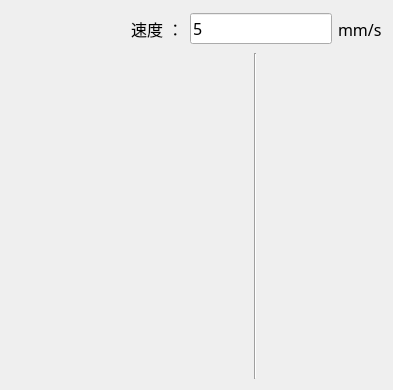
<?xml version="1.0" encoding="UTF-8"?>
<ui version="4.0">
 <class>qg_JogButton_EDClass</class>
 <widget class="QWidget" name="qg_JogButton_EDClass">
  <property name="geometry">
   <rect>
    <x>0</x>
    <y>0</y>
    <width>393</width>
    <height>390</height>
   </rect>
  </property>
  <property name="font">
   <font>
    <family>微软雅黑</family>
    <pointsize>12</pointsize>
   </font>
  </property>
  <property name="windowTitle">
   <string>qg_JogButton_ED</string>
  </property>
  <layout class="QVBoxLayout" name="verticalLayout_2" stretch="1,9">
   <item>
    <layout class="QHBoxLayout" name="horizontalLayout">
     <item>
      <spacer name="horizontalSpacer">
       <property name="orientation">
        <enum>Qt::Horizontal</enum>
       </property>
       <property name="sizeHint" stdset="0">
        <size>
         <width>40</width>
         <height>20</height>
        </size>
       </property>
      </spacer>
     </item>
     <item>
      <widget class="QLabel" name="label_2">
       <property name="text">
        <string> 速度 ：</string>
       </property>
      </widget>
     </item>
     <item>
      <widget class="QLineEdit" name="lineEdit_JogSpeed">
       <property name="text">
        <string>5</string>
       </property>
      </widget>
     </item>
     <item>
      <widget class="QLabel" name="label">
       <property name="text">
        <string>mm/s</string>
       </property>
      </widget>
     </item>
    </layout>
   </item>
   <item>
    <layout class="QHBoxLayout" name="horizontalLayout_2" stretch="2,0,1">
     <item>
      <layout class="QGridLayout" name="gridLayout">
       <item row="4" column="1">
        <spacer name="verticalSpacer_3">
         <property name="orientation">
          <enum>Qt::Vertical</enum>
         </property>
         <property name="sizeHint" stdset="0">
          <size>
           <width>20</width>
           <height>40</height>
          </size>
         </property>
        </spacer>
       </item>
       <item row="5" column="1">
        <widget class="QPushButton" name="pushButton_YDown">
         <property name="minimumSize">
          <size>
           <width>0</width>
           <height>40</height>
          </size>
         </property>
         <property name="toolTip">
          <string>Y下</string>
         </property>
         <property name="styleSheet">
          <string notr="true">QPushButton {
    border: none;
    background: transparent;
}
QPushButton:hover {
    border:1px solid #FFFFFF;
    background: rgba(127, 127, 127, 20);
}</string>
         </property>
         <property name="text">
          <string/>
         </property>
         <property name="icon">
          <iconset resource="../../imgResource.qrc">
           <normaloff>:/icons/icons8-双降-48.png</normaloff>:/icons/icons8-双降-48.png</iconset>
         </property>
         <property name="iconSize">
          <size>
           <width>36</width>
           <height>36</height>
          </size>
         </property>
        </widget>
       </item>
       <item row="1" column="1">
        <widget class="QPushButton" name="pushButton_YUp">
         <property name="minimumSize">
          <size>
           <width>0</width>
           <height>40</height>
          </size>
         </property>
         <property name="toolTip">
          <string>Y上</string>
         </property>
         <property name="styleSheet">
          <string notr="true">QPushButton {
    border: none;
    background: transparent;
}
QPushButton:hover {
    border:1px solid #FFFFFF;
    background: rgba(127, 127, 127, 20);
}</string>
         </property>
         <property name="text">
          <string/>
         </property>
         <property name="icon">
          <iconset resource="../../imgResource.qrc">
           <normaloff>:/icons/icons8-翻倍-48.png</normaloff>:/icons/icons8-翻倍-48.png</iconset>
         </property>
         <property name="iconSize">
          <size>
           <width>36</width>
           <height>36</height>
          </size>
         </property>
        </widget>
       </item>
       <item row="7" column="2">
        <widget class="QPushButton" name="pushButton_URight">
         <property name="minimumSize">
          <size>
           <width>0</width>
           <height>40</height>
          </size>
         </property>
         <property name="toolTip">
          <string>U右</string>
         </property>
         <property name="styleSheet">
          <string notr="true">QPushButton {
    border: none;
    background: transparent;
}
QPushButton:hover {
    border:1px solid #FFFFFF;
    background: rgba(127, 127, 127, 20);
}</string>
         </property>
         <property name="text">
          <string/>
         </property>
         <property name="icon">
          <iconset resource="../../imgResource.qrc">
           <normaloff>:/icons/icons8-向右旋转-48.png</normaloff>:/icons/icons8-向右旋转-48.png</iconset>
         </property>
         <property name="iconSize">
          <size>
           <width>36</width>
           <height>36</height>
          </size>
         </property>
        </widget>
       </item>
       <item row="2" column="1">
        <spacer name="verticalSpacer">
         <property name="orientation">
          <enum>Qt::Vertical</enum>
         </property>
         <property name="sizeHint" stdset="0">
          <size>
           <width>20</width>
           <height>40</height>
          </size>
         </property>
        </spacer>
       </item>
       <item row="7" column="0">
        <widget class="QPushButton" name="pushButton_ULeft">
         <property name="minimumSize">
          <size>
           <width>0</width>
           <height>40</height>
          </size>
         </property>
         <property name="toolTip">
          <string>U左</string>
         </property>
         <property name="styleSheet">
          <string notr="true">QPushButton {
    border: none;
    background: transparent;
}
QPushButton:hover {
    border:1px solid #FFFFFF;
    background: rgba(127, 127, 127, 20);
}</string>
         </property>
         <property name="text">
          <string/>
         </property>
         <property name="icon">
          <iconset resource="../../imgResource.qrc">
           <normaloff>:/icons/icons8-向左旋转-48.png</normaloff>:/icons/icons8-向左旋转-48.png</iconset>
         </property>
         <property name="iconSize">
          <size>
           <width>36</width>
           <height>36</height>
          </size>
         </property>
        </widget>
       </item>
       <item row="0" column="1">
        <spacer name="verticalSpacer_2">
         <property name="orientation">
          <enum>Qt::Vertical</enum>
         </property>
         <property name="sizeHint" stdset="0">
          <size>
           <width>20</width>
           <height>40</height>
          </size>
         </property>
        </spacer>
       </item>
       <item row="3" column="2">
        <widget class="QPushButton" name="pushButton_XRight">
         <property name="minimumSize">
          <size>
           <width>0</width>
           <height>40</height>
          </size>
         </property>
         <property name="toolTip">
          <string>X右</string>
         </property>
         <property name="styleSheet">
          <string notr="true">QPushButton {
    border: none;
    background: transparent;
}
QPushButton:hover {
    border:1px solid #FFFFFF;
    background: rgba(127, 127, 127, 20);
}</string>
         </property>
         <property name="text">
          <string/>
         </property>
         <property name="icon">
          <iconset resource="../../imgResource.qrc">
           <normaloff>:/icons/icons8-双右-48.png</normaloff>:/icons/icons8-双右-48.png</iconset>
         </property>
         <property name="iconSize">
          <size>
           <width>36</width>
           <height>36</height>
          </size>
         </property>
        </widget>
       </item>
       <item row="3" column="0">
        <widget class="QPushButton" name="pushButton_XLeft">
         <property name="minimumSize">
          <size>
           <width>0</width>
           <height>40</height>
          </size>
         </property>
         <property name="toolTip">
          <string>X左</string>
         </property>
         <property name="styleSheet">
          <string notr="true">QPushButton {
    border: none;
    background: transparent;
}
QPushButton:hover {
    border:1px solid #FFFFFF;
    background: rgba(127, 127, 127, 20);
}</string>
         </property>
         <property name="text">
          <string/>
         </property>
         <property name="icon">
          <iconset resource="../../imgResource.qrc">
           <normaloff>:/icons/icons8-双左-48.png</normaloff>:/icons/icons8-双左-48.png</iconset>
         </property>
         <property name="iconSize">
          <size>
           <width>36</width>
           <height>36</height>
          </size>
         </property>
        </widget>
       </item>
       <item row="6" column="1">
        <spacer name="verticalSpacer_4">
         <property name="orientation">
          <enum>Qt::Vertical</enum>
         </property>
         <property name="sizeHint" stdset="0">
          <size>
           <width>20</width>
           <height>40</height>
          </size>
         </property>
        </spacer>
       </item>
      </layout>
     </item>
     <item>
      <widget class="Line" name="line">
       <property name="orientation">
        <enum>Qt::Vertical</enum>
       </property>
      </widget>
     </item>
     <item>
      <layout class="QVBoxLayout" name="verticalLayout">
       <item>
        <widget class="QPushButton" name="pushButton_Z1Up">
         <property name="minimumSize">
          <size>
           <width>0</width>
           <height>40</height>
          </size>
         </property>
         <property name="toolTip">
          <string>Z1上</string>
         </property>
         <property name="styleSheet">
          <string notr="true">QPushButton {
    border: none;
    background: transparent;
}
QPushButton:hover {
    border:1px solid #FFFFFF;
    background: rgba(127, 127, 127, 20);
}</string>
         </property>
         <property name="text">
          <string/>
         </property>
         <property name="icon">
          <iconset resource="../../imgResource.qrc">
           <normaloff>:/icons/icons8-翻倍-48.png</normaloff>:/icons/icons8-翻倍-48.png</iconset>
         </property>
         <property name="iconSize">
          <size>
           <width>36</width>
           <height>36</height>
          </size>
         </property>
        </widget>
       </item>
       <item>
        <spacer name="verticalSpacer_5">
         <property name="orientation">
          <enum>Qt::Vertical</enum>
         </property>
         <property name="sizeHint" stdset="0">
          <size>
           <width>20</width>
           <height>40</height>
          </size>
         </property>
        </spacer>
       </item>
       <item>
        <widget class="QPushButton" name="pushButton_Z1Down">
         <property name="minimumSize">
          <size>
           <width>0</width>
           <height>40</height>
          </size>
         </property>
         <property name="toolTip">
          <string>Z1下</string>
         </property>
         <property name="styleSheet">
          <string notr="true">QPushButton {
    border: none;
    background: transparent;
}
QPushButton:hover {
    border:1px solid #FFFFFF;
    background: rgba(127, 127, 127, 20);
}</string>
         </property>
         <property name="text">
          <string/>
         </property>
         <property name="icon">
          <iconset resource="../../imgResource.qrc">
           <normaloff>:/icons/icons8-双降-48.png</normaloff>:/icons/icons8-双降-48.png</iconset>
         </property>
         <property name="iconSize">
          <size>
           <width>36</width>
           <height>36</height>
          </size>
         </property>
        </widget>
       </item>
       <item>
        <spacer name="verticalSpacer_6">
         <property name="orientation">
          <enum>Qt::Vertical</enum>
         </property>
         <property name="sizeHint" stdset="0">
          <size>
           <width>20</width>
           <height>40</height>
          </size>
         </property>
        </spacer>
       </item>
       <item>
        <widget class="QPushButton" name="pushButton_Z2Up">
         <property name="minimumSize">
          <size>
           <width>0</width>
           <height>40</height>
          </size>
         </property>
         <property name="toolTip">
          <string>Z2上</string>
         </property>
         <property name="styleSheet">
          <string notr="true">QPushButton {
    border: none;
    background: transparent;
}
QPushButton:hover {
    border:1px solid #FFFFFF;
    background: rgba(127, 127, 127, 20);
}</string>
         </property>
         <property name="text">
          <string/>
         </property>
         <property name="icon">
          <iconset resource="../../imgResource.qrc">
           <normaloff>:/icons/icons8-翻倍-48.png</normaloff>:/icons/icons8-翻倍-48.png</iconset>
         </property>
         <property name="iconSize">
          <size>
           <width>36</width>
           <height>36</height>
          </size>
         </property>
        </widget>
       </item>
       <item>
        <spacer name="verticalSpacer_7">
         <property name="orientation">
          <enum>Qt::Vertical</enum>
         </property>
         <property name="sizeHint" stdset="0">
          <size>
           <width>20</width>
           <height>40</height>
          </size>
         </property>
        </spacer>
       </item>
       <item>
        <widget class="QPushButton" name="pushButton_Z2Down">
         <property name="minimumSize">
          <size>
           <width>0</width>
           <height>40</height>
          </size>
         </property>
         <property name="toolTip">
          <string>Z2下</string>
         </property>
         <property name="styleSheet">
          <string notr="true">QPushButton {
    border: none;
    background: transparent;
}
QPushButton:hover {
    border:1px solid #FFFFFF;
    background: rgba(127, 127, 127, 20);
}</string>
         </property>
         <property name="text">
          <string/>
         </property>
         <property name="icon">
          <iconset resource="../../imgResource.qrc">
           <normaloff>:/icons/icons8-双降-48.png</normaloff>:/icons/icons8-双降-48.png</iconset>
         </property>
         <property name="iconSize">
          <size>
           <width>36</width>
           <height>36</height>
          </size>
         </property>
        </widget>
       </item>
      </layout>
     </item>
    </layout>
   </item>
  </layout>
 </widget>
 <layoutdefault spacing="6" margin="11"/>
 <resources>
  <include location="../../imgResource.qrc"/>
 </resources>
 <connections/>
</ui>
